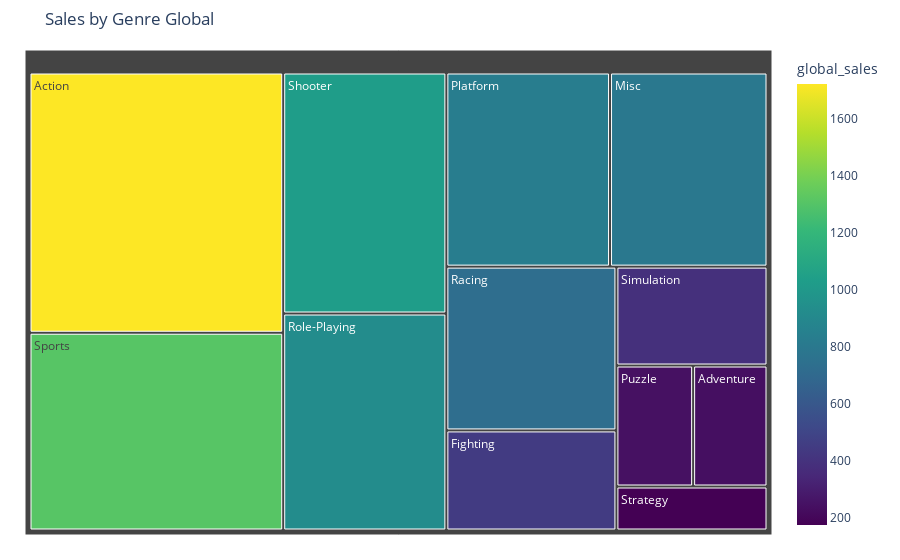

Notebook source saved alongside this figure:
### Code cell
genre_global = df.groupby('genre')['global_sales'].sum().reset_index()

fig = px.treemap(
    genre_global,
    path=['genre'],
    values='global_sales',
    color='global_sales',
    color_continuous_scale='viridis',
    title='Sales by Genre Global'
)

fig.update_traces()
fig.update_layout(margin=dict(t=50, l=25, r=25, b=25))
fig.show()

### Figure 1 — Plotly figure (JSON) as saved in the notebook; plotly's stock layout.template omitted (floating-point values rounded to 4 significant figures)
{"data": [{"branchvalues": "total", "customdata": [[1723.0], [234.8], [444.0], [797.6], [829.1], [242.2], [726.8], [923.8], [1026.0], [389.9], [1309.0], [173.4]], "domain": {"x": [0, 1], "y": [0, 1]}, "hovertemplate": "labels=%{label}<br>global_sales_sum=%{value}<br>parent=%{parent}<br>id=%{id}<br>global_sales=%{color}<extra></extra>", "ids": ["Action", "Adventure", "Fighting", "Misc", "Platform", "Puzzle", "Racing", "Role-Playing", "Shooter", "Simulation", "Sports", "Strategy"], "labels": ["Action", "Adventure", "Fighting", "Misc", "Platform", "Puzzle", "Racing", "Role-Playing", "Shooter", "Simulation", "Sports", "Strategy"], "marker": {"coloraxis": "coloraxis", "colors": [1723.0, 234.8, 444.0, 797.6, 829.1, 242.2, 726.8, 923.8, 1026.0, 389.9, 1309.0, 173.4]}, "name": "", "parents": ["", "", "", "", "", "", "", "", "", "", "", ""], "type": "treemap", "values": [1723.0, 234.8, 444.1, 797.6, 829.1, 242.2, 726.8, 923.8, 1026.0, 389.9, 1309.0, 173.4]}], "layout": {"coloraxis": {"colorbar": {"title": {"text": "global_sales"}}, "colorscale": [[0, "#440154"], [0.1111, "#482878"], [0.2222, "#3e4989"], [0.3333, "#31688e"], [0.4444, "#26828e"], [0.5556, "#1f9e89"], [0.6667, "#35b779"], [0.7778, "#6ece58"], [0.8889, "#b5de2b"], [1, "#fde725"]]}, "legend": {"tracegroupgap": 0}, "margin": {"b": 25, "l": 25, "r": 25, "t": 50}, "title": {"text": "Sales by Genre Global"}}}
